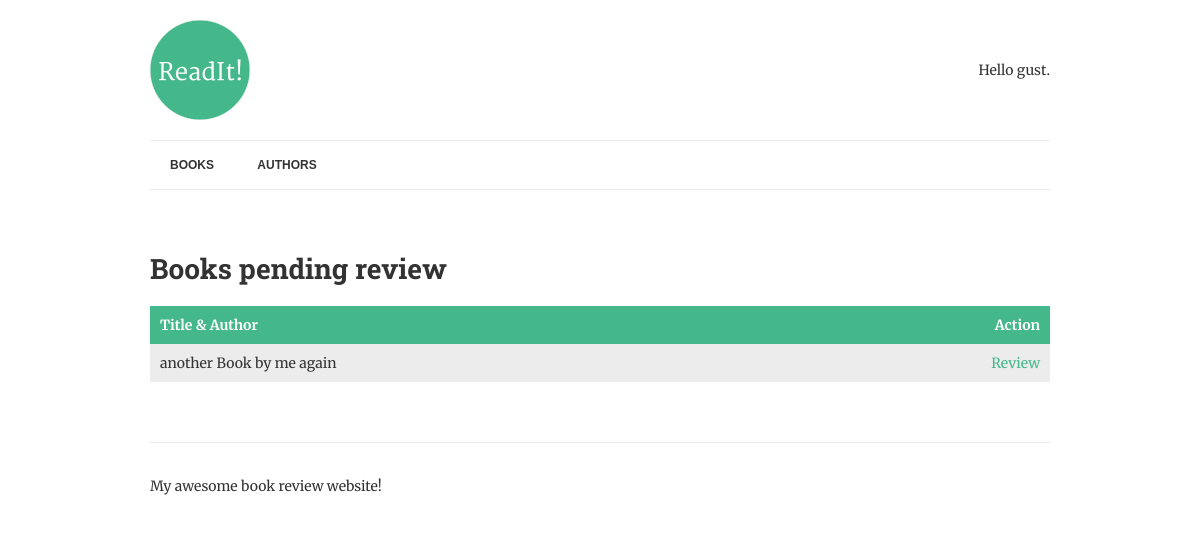
Before: /review/ with the older database file.
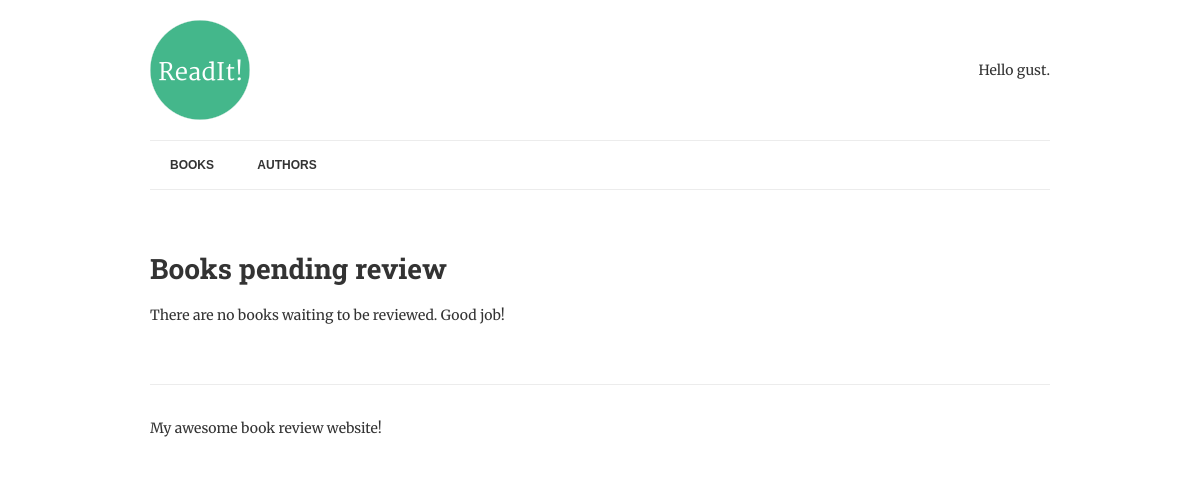
After: the same page with the newer database file.
### books/models.py (models this page shows, shortened)
class Book(models.Model): #now we need the quality that books might have
	title = models.CharField(max_length=150) #this going to be stored as a string we must set maximum lenght to store
	authors = models.ManyToManyField("Author",related_name="books")
	review = models.TextField(blank = True, null=True)
	date_reviewd = models.DateTimeField(blank = True, null=True)#it is stored as a date_time object *
	is_favourite = models.BooleanField(default=False,verbose_name="Favourite?")
	def list_authors(self):
		return "-".join([author.name for author in self.authors.all()])

class Author(models.Model):
	name = models.CharField(max_length=70,help_text=' Use pen name,not Real name',
							 unique=True)

### books/views.py (the view)
# urls.py: path('review/', review_books, name='review-books'),
def review_books(request):
	books = Book.objects.filter(date_reviewd__isnull=True).prefetch_related('authors')
	context = {
		'books': books,
	}
	return render(request, "list-to-review.html", context)

### books/templates/list-to-review.html
{% extends "base.html" %}
{% block content %}
	<h1>Books pending review</h1>
	{% if books %}
		<table>
			<thead>
				<th>Title &amp; Author</th>
				<th class="align-right">Action</th>
			</thead>
			<tbody>
				{% for book in books %}
					<tr>
						<td class="title">
							{{ book.title }} by {{ book.list_authors }}
						</td>
						<td class="align-right">
							<a href="{% url 'review-book' book.pk %}">Review</a>
						</td>
					</tr>
				{% endfor %}
			</tbody>
		</table>
	{% else %}
		<p>There are no books waiting to be reviewed.  Good job!</p>
	{% endif %}
{% endblock %}

Changed rows visible on the page:
no longer on this page (row edited): Book: title "another Book", list_authors "me again"
Other visible differences:
text no longer shown: "Title & Author Action"
text now shown: "There are no books waiting to be reviewed. Good job!"
